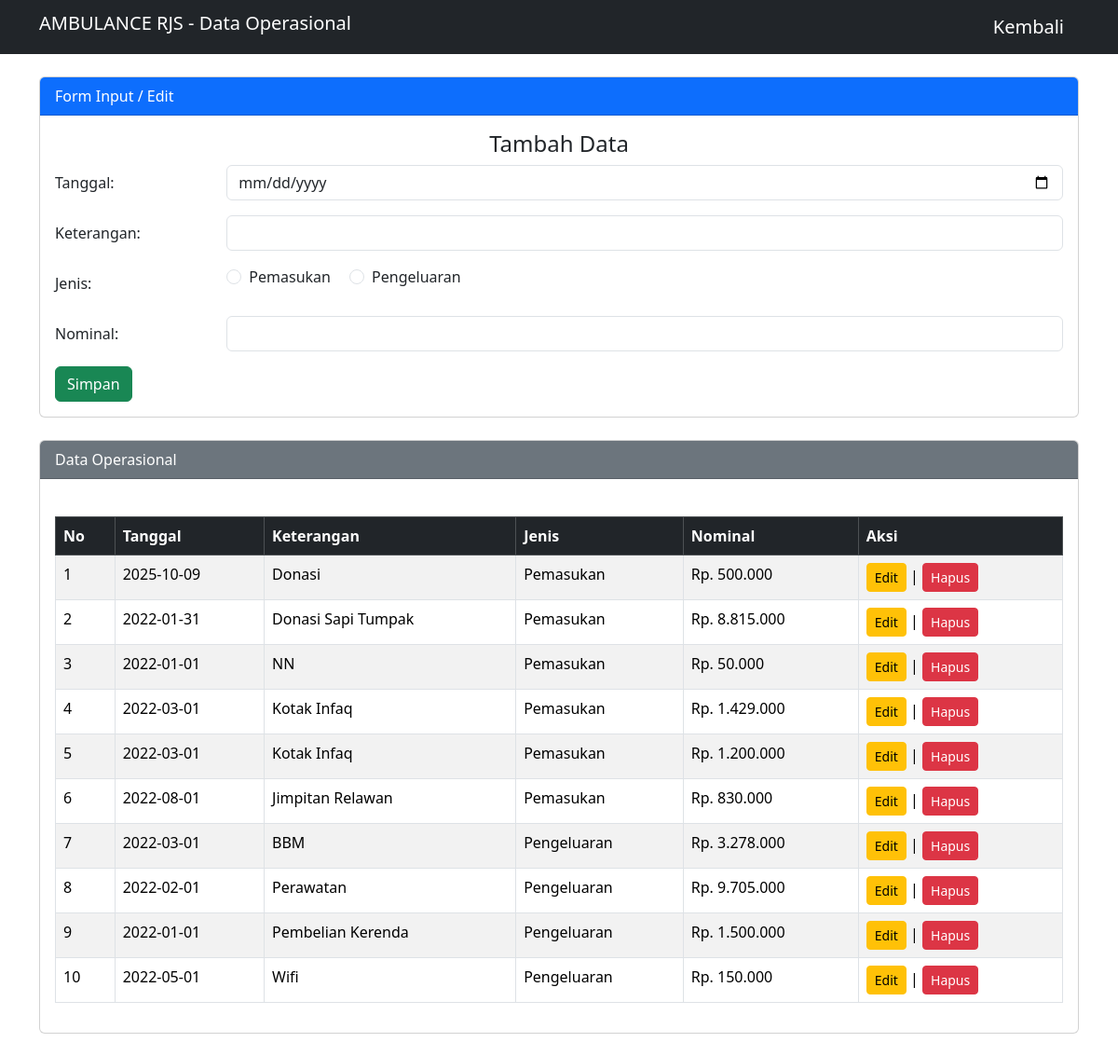
Screenshot of /operasional.php (signed in) with the database file from the repository.
### tables this page shows
CREATE TABLE `operasional` (
  `id_operasional` int(55) NOT NULL,
  `tanggal` date NOT NULL,
  `keterangan` varchar(255) NOT NULL,
  `jenis` enum('Pemasukan','Pengeluaran','','') NOT NULL,
  `nominal` varchar(55) NOT NULL
);

### config/koneksi.php (called while the page is built, shortened)
<?php
    class database {
        private $host = "localhost";
        private $username = "root";
        private $pass = "";
        private $db = "ambulance";
        function __construct(){
            $this->connect = mysqli_connect($this->host, $this->username, $this->pass, $this->db);
        }
    }
?>

### proses/proses-operasional.php (called while the page is built, shortened)
<?php
require_once(__DIR__ . '/../config/koneksi.php');
class operasional
{
    private $db;
    function __construct()
    {
        $database = new database();
        $this->db = $database->connect;
    }
    function tampil()
    {
        $sql = mysqli_query($this->db, "SELECT * FROM operasional");
        return mysqli_fetch_all($sql, MYSQLI_ASSOC);
    }
}

### operasional.php (the view, shortened to what this page needs)
<?php
require_once(__DIR__ . '/proses/proses-operasional.php');
$operasional = new Operasional();
$editData = NULL;
?>
<!DOCTYPE html>
<html lang="en">
<head>
    <link rel="stylesheet" href="https://cdnjs.cloudflare.com/ajax/libs/twitter-bootstrap/5.3.3/css/bootstrap.min.css">
    <link rel="stylesheet" href="https://cdn.datatables.net/2.3.2/css/dataTables.bootstrap5.css">
</head>
<body>
    <nav class="navbar navbar-dark bg-dark">
        <div class="container">
            <h3 class="navbar-brand">AMBULANCE RJS - Data Operasional</h3>
            <a class="navbar-brand" href="index.php">Kembali</a>
        </div>
    </nav>
    <div class="container my-4">
        <div class="card mb-4">
            <div class="card-header bg-primary text-white">Form Input / Edit</div>
            <div class="card-body">
                <div class="form-input">
                    <?php if ($editData) { ?>
                        <h4 style="text-align: center;">Edit Data</h4>
                        <form action="operasional.php" method="POST">
                            <input type="hidden" name="id_operasional" value="<?= $editData['id_operasional']; ?>">
                            <div class="mb-3 row">
                                <label for="tanggal" class="col-sm-2 col-form-label">Tanggal:</label>
                                <div class="col-sm-10">
                                    <input type="date" class="form-control" name="tanggal" id="tanggal" value="<?= $editData['tanggal'] ?>">
                                </div>
                            </div>
                            <div class="mb-3 row">
                                <label for="keterangan" class="col-sm-2 col-form-label">Keterangan:</label>
                                <div class="col-sm-10">
                                    <input type="text" class="form-control" name="keterangan" id="keterangan" value="<?= $editData['keterangan'] ?>">
                                </div>
                            </div>
                            <div class="mb-3 row">
                                <label class="col-sm-2 col-form-label">Jenis:</label>
                                <div class="col-sm-10">
                                    <div class="form-check form-check-inline">
                                        <input class="form-check-input" type="radio" name="jenis" id="jenis1" value="pemasukan" <?= ($editData['jenis'] == 'Pemasukan') ? 'checked' : ''; ?>>
                                        <label class="form-check-label" for="jenis1">Pemasukan</label>
                                    </div>
                                    <div class="form-check form-check-inline">
                                        <input class="form-check-input" type="radio" name="jenis" id="jenis2" value="pengeluaran" <?= ($editData['jenis'] == 'Pengeluaran') ? 'checked' : ''; ?>>
                                        <label class="form-check-label" for="jenis2">Pengeluaran</label>
                                    </div>
                                </div>
                            </div>
                            <div class="mb-3 row">
                                <label for="nominal" class="col-sm-2 col-form-label">Nominal:</label>
                                <div class="col-sm-10">
                                    <input type="number" class="form-control" name="nominal" id="nominal" value="<?= $editData['nominal'] ?>">
                                </div>
                            </div>
                            <button type="submit" name="edit" class="btn btn-primary">Update data</button>|
                            <a href="operasional.php" class="btn btn-secondary">Batal</a>
                        </form>
                    <?php } else { ?>
                        <form method="post">
                            <h4 style="text-align: center;">Tambah Data</h4>
                            <div class="mb-3 row">
                                <label for="tanggal" class="col-sm-2 col-form-label">Tanggal:</label>
                                <div class="col-sm-10">
                                    <input type="date" class="form-control" name="tanggal" id="tanggal" required>
                                </div>
                            </div>
                            <div class="mb-3 row">
                                <label for="keterangan" class="col-sm-2 col-form-label">Keterangan:</label>
                                <div class="col-sm-10">
                                    <input type="text" class="form-control" name="keterangan" id="keterangan" required>
                                </div>
                            </div>
                            <div class="mb-3 row">
                                <label class="col-sm-2 col-form-label">Jenis:</label>
                                <div class="col-sm-10">
                                    <div class="form-check form-check-inline">
                                        <input class="form-check-input" type="radio" name="jenis" id="jenis1" value="pemasukan" required>
                                        <label class="form-check-label" for="jenis1">Pemasukan</label>
                                    </div>
                                    <div class="form-check form-check-inline">
                                        <input class="form-check-input" type="radio" name="jenis" id="jenis2" value="pengeluaran">
                                        <label class="form-check-label" for="jenis2">Pengeluaran</label>
                                    </div>
                                </div>
                            </div>
                            <div class="mb-3 row">
                                <label for="nominal" class="col-sm-2 col-form-label">Nominal:</label>
                                <div class="col-sm-10">
                                    <input type="number" class="form-control" name="nominal" id="nominal" required>
                                </div>
                            </div>
                            <button type="submit" name="simpan" class="btn btn-success">Simpan</button>
                        </form>
                    <?php } ?>
                </div>
            </div>
        </div>
        <div class="card">
            <div class="card-header text-white bg-secondary">Data Operasional</div><br>
            <div class="card-body">
                <table class="table table-bordered table-striped" id="tableOperasional">
                    <thead class="table-dark">
                        <tr>
                            <th>No</th>
                            <th>Tanggal</th>
                            <th>Keterangan</th>
                            <th>Jenis</th>
                            <th>Nominal</th>
                            <th>Aksi</th>
                        </tr>
                    </thead>
                    <?php
                    $no = 1;
                    foreach ($operasional->tampil() as $data) {
                    ?>
                        <tr>
                            <td><?php echo $no++; ?></td>
                            <td><?php echo $data['tanggal'] ?></td>
                            <td><?php echo $data['keterangan'] ?></td>
                            <td><?php echo $data['jenis'] ?></td>
                            <td>Rp. <?php echo number_format($data['nominal'], 0, ',', '.') ?></td>
                            <td>
                                <a href="?edit=<?php echo $data['id_operasional'] ?>" class="btn btn-sm btn-warning">Edit</a> |
                                <a href="?hapus=<?php echo $data['id_operasional'] ?>" class="btn btn-sm btn-danger" onclick="return confirm('Yakin hapus data?')">Hapus</a>
                            </td>
                        </tr>
                    <?php } ?>
                </table>
            </div>
        </div>
    </div>
</body>
</html>

### rows the page displays
operasional: tanggal "2025-10-09", keterangan "Donasi", jenis "Pemasukan", nominal "500.000"
operasional: tanggal "2022-01-31", keterangan "Donasi Sapi Tumpak", jenis "Pemasukan", nominal "8.815.000"
operasional: tanggal "2022-01-01", keterangan "NN", jenis "Pemasukan", nominal "50.000"
operasional: tanggal "2022-03-01", keterangan "Kotak Infaq", jenis "Pemasukan", nominal "1.429.000"
operasional: tanggal "2022-03-01", keterangan "Kotak Infaq", jenis "Pemasukan", nominal "1.200.000"
operasional: tanggal "2022-08-01", keterangan "Jimpitan Relawan", jenis "Pemasukan", nominal "830.000"
operasional: tanggal "2022-03-01", keterangan "BBM", jenis "Pengeluaran", nominal "3.278.000"
operasional: tanggal "2022-02-01", keterangan "Perawatan", jenis "Pengeluaran", nominal "9.705.000"
operasional: tanggal "2022-01-01", keterangan "Pembelian Kerenda", jenis "Pengeluaran", nominal "1.500.000"
operasional: tanggal "2022-05-01", keterangan "Wifi", jenis "Pengeluaran", nominal "150.000"
